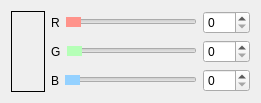
      <widget class="QWidget" name="layoutWidget">
       <property name="geometry">
        <rect>
         <x>10</x>
         <y>500</y>
         <width>261</width>
         <height>71</height>
        </rect>
       </property>
       <layout class="QHBoxLayout" name="horizontalLayout_31">
        <item>
         <widget class="QLabel" name="bg_color_prev">
          <property name="sizePolicy">
           <sizepolicy hsizetype="Minimum" vsizetype="Preferred">
            <horstretch>0</horstretch>
            <verstretch>0</verstretch>
           </sizepolicy>
          </property>
          <property name="minimumSize">
           <size>
            <width>34</width>
            <height>0</height>
           </size>
          </property>
          <property name="maximumSize">
           <size>
            <width>40</width>
            <height>16777215</height>
           </size>
          </property>
          <property name="frameShape">
           <enum>QFrame::Box</enum>
          </property>
          <property name="text">
           <string/>
          </property>
         </widget>
        </item>
        <item>
         <layout class="QVBoxLayout" name="verticalLayout_3">
          <item>
           <layout class="QHBoxLayout" name="horizontalLayout_11">
            <item>
             <widget class="QLabel" name="bg_red_label">
              <property name="text">
               <string>R</string>
              </property>
             </widget>
            </item>
            <item>
             <widget class="QSlider" name="bg_red_slider">
              <property name="styleSheet">
               <string notr="true">.QSlider {
	height: 10px;
}

QSlider::handle:horizontal {
background: rgb(255, 147, 139);
}</string>
              </property>
              <property name="maximum">
               <number>255</number>
              </property>
              <property name="orientation">
               <enum>Qt::Horizontal</enum>
              </property>
             </widget>
            </item>
            <item>
             <widget class="QSpinBox" name="bg_red_spinbox">
              <property name="maximum">
               <number>255</number>
              </property>
             </widget>
            </item>
           </layout>
          </item>
          <item>
           <layout class="QHBoxLayout" name="horizontalLayout_12">
            <item>
             <widget class="QLabel" name="bg_green_label">
              <property name="text">
               <string>G</string>
              </property>
             </widget>
            </item>
            <item>
             <widget class="QSlider" name="bg_green_slider">
              <property name="styleSheet">
               <string notr="true">.QSlider {
	height: 10px;
}

QSlider::handle:horizontal {
background: rgb(181, 255, 183);
}</string>
              </property>
              <property name="maximum">
               <number>255</number>
              </property>
              <property name="orientation">
               <enum>Qt::Horizontal</enum>
              </property>
             </widget>
            </item>
            <item>
             <widget class="QSpinBox" name="bg_green_spinbox">
              <property name="maximum">
               <number>255</number>
              </property>
             </widget>
            </item>
           </layout>
          </item>
          <item>
           <layout class="QHBoxLayout" name="horizontalLayout_13">
            <item>
             <widget class="QLabel" name="bg_blue_label">
              <property name="text">
               <string>B</string>
              </property>
             </widget>
            </item>
            <item>
             <widget class="QSlider" name="bg_blue_slider">
              <property name="styleSheet">
               <string notr="true">.QSlider {
	height: 10px;
}

QSlider::handle:horizontal {
background: rgb(148, 209, 255);
}</string>
              </property>
              <property name="maximum">
               <number>255</number>
              </property>
              <property name="orientation">
               <enum>Qt::Horizontal</enum>
              </property>
             </widget>
            </item>
            <item>
             <widget class="QSpinBox" name="bg_blue_spinbox">
              <property name="maximum">
               <number>255</number>
              </property>
             </widget>
            </item>
           </layout>
          </item>
         </layout>
        </item>
       </layout>
      </widget>
